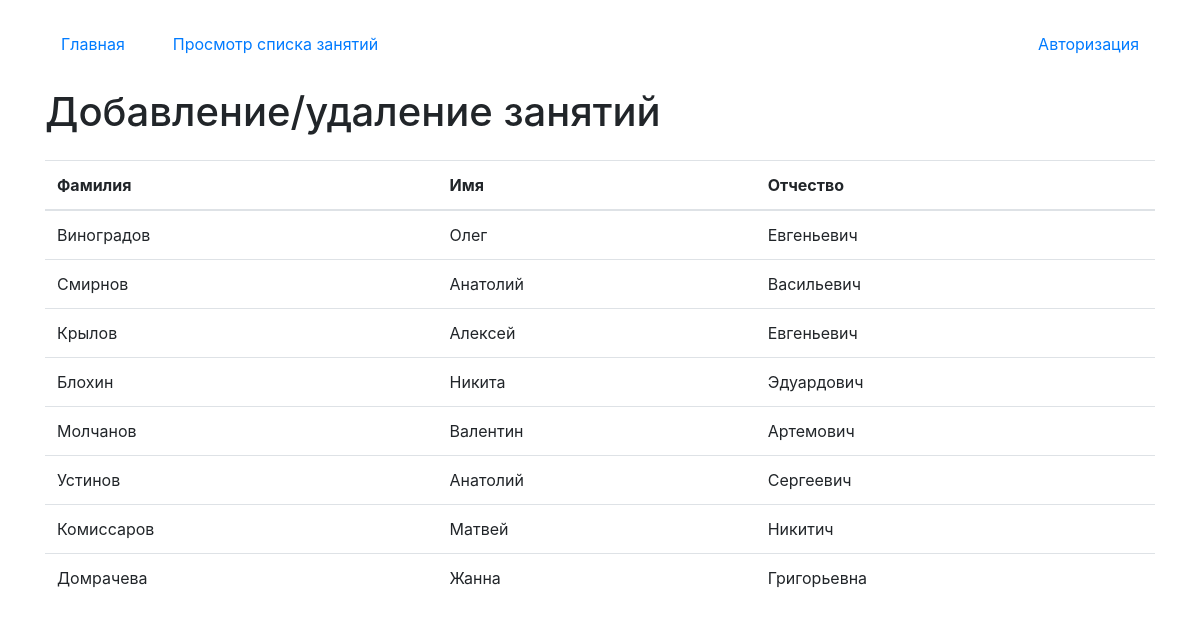
The app's page /addteacher with its own data.
### couple/models.py (models this page shows, shortened)
class Teachers(models.Model):
    first_name = models.CharField("Имя", max_length=20)
    last_name = models.CharField("Фамилия", max_length=20)
    middle_name = models.CharField("Отчество", max_length=20)
    TEACHER = 'T'
    SENIORLECTURER = 'SL'
    TEACHER_POSITIONS_CHOICES = (
        (TEACHER, 'Преподаватель'),
        (SENIORLECTURER, 'Старший Преподаватель')
    )
    position = models.CharField(max_length=2, choices=TEACHER_POSITIONS_CHOICES, default=TEACHER, verbose_name='Должность')
    user_id = models.ForeignKey(User, null=True , on_delete=models.CASCADE, blank=True, verbose_name= 'Аккаунт')
    class Meta:
        verbose_name = "Преподаватель"
        verbose_name_plural = "Преподаватели"

### couple/views.py (the view)
# urls.py: path('addteacher', views.CreateTeacherView.as_view(), name='AddTeacher'),
class CreateTeacherView(CreateView):
    model = Teachers
    template_name = 'addteacher.html'
    form_class = TeacherForm
    success_url = reverse_lazy('AddTeacher')
    def get_context_data(self, **kwargs):
        kwargs['list_teacher'] = Teachers.objects.all()
        return super().get_context_data(**kwargs)

### templates/addteacher.html (shortened to what this page needs)
{% extends 'index.html' %}
{% block content %}
    {% if update %}
        <div class="col-5">
        <h1 class="mb-4">Редактирование</h1>
        <p class="mt-4">Страница редактирования</p>
        <p><a href="{% url 'AddTeacher' %}">Вернуться назад</a></p>
        <form id="update_data" method="post">
            {% csrf_token %}
            {{form}}
        </form>
    <button form="update_data" type="submit" class="btn btn-primary mt-4">Обновить</button>
        </div>
    {% else %}
            <h1 class="mb-4">Добавление/удаление занятий</h1>
                <table class="table">
              <thead>
                <tr>
                  <th scope="col">Фамилия</th>
                  <th scope="col">Имя</th>
                  <th scope="col">Отчество</th>
                </tr>
              </thead>
              <tbody>
              {% for i in list_teacher%}
                <tr>
                  <td>{{ i.last_name }}</td>
                  <td>{{ i.first_name }}</td>
                  <td>{{ i.middle_name }}</td>
                </tr>
              {% endfor %}
              </tbody>
            </table>
    {% endif %}
{% endblock %}

### records on screen
Teachers: last_name "Виноградов", first_name "Олег", middle_name "Евгеньевич"
Teachers: last_name "Смирнов", first_name "Анатолий", middle_name "Васильевич"
Teachers: last_name "Крылов", first_name "Алексей", middle_name "Евгеньевич"
Teachers: last_name "Блохин", first_name "Никита", middle_name "Эдуардович"
Teachers: last_name "Молчанов", first_name "Валентин", middle_name "Артемович"
Teachers: last_name "Устинов", first_name "Анатолий", middle_name "Сергеевич"
Teachers: last_name "Комиссаров", first_name "Матвей", middle_name "Никитич"
Teachers: last_name "Домрачева", first_name "Жанна", middle_name "Григорьевна"
